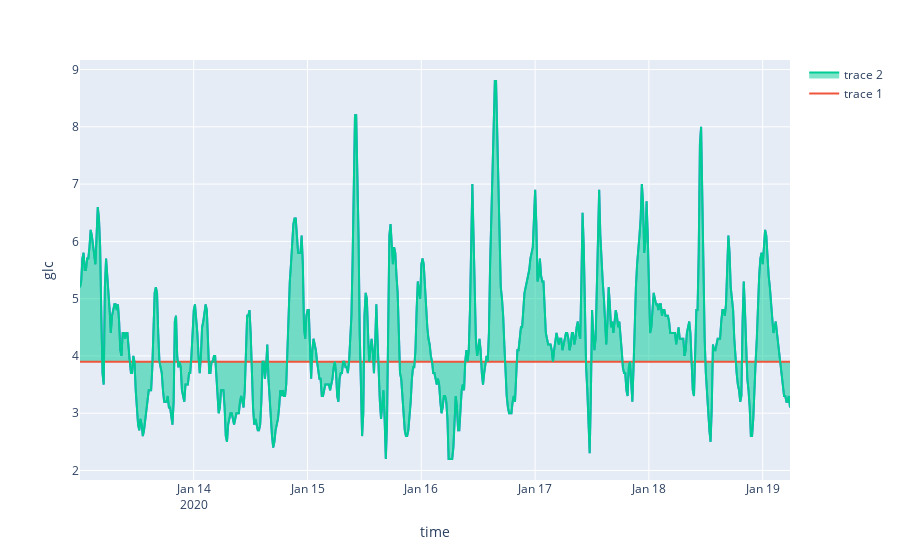

Notebook cell for this chart:
### Code cell
fig = px.line(df, x='time', y='glc')



#fig.add_trace(go.Scatter(x=df.time, y=[10]*df.shape[0],mode='lines',fill=None))
fig.add_trace(go.Scatter(x=df.time, y=[3.9]*df.shape[0],mode='lines'))
fig.add_trace(go.Scatter(x=df.time, y=df.glc, mode='lines',fill='tonexty'))

### Figure 1 — Plotly figure (JSON) as saved in the notebook; plotly's stock layout.template omitted (floating-point values rounded to 4 significant figures; data arrays with more than 128 entries replaced by an {"elided": "..."} marker saying what was removed)
{"data": [{"hovertemplate": "time=%{x}<br>glc=%{y}<extra></extra>", "legendgroup": "", "line": {"color": "#636efa", "dash": "solid"}, "marker": {"symbol": "circle"}, "mode": "lines", "name": "", "orientation": "v", "showlegend": false, "type": "scatter", "x": {"elided": "600 str values"}, "xaxis": "x", "y": {"elided": "600 float values"}, "yaxis": "y"}, {"mode": "lines", "type": "scatter", "x": {"elided": "600 str values"}, "y": {"elided": "600 float values"}}, {"fill": "tonexty", "mode": "lines", "type": "scatter", "x": {"elided": "600 str values"}, "y": {"elided": "600 float values"}}], "layout": {"legend": {"tracegroupgap": 0}, "margin": {"t": 60}, "xaxis": {"anchor": "y", "domain": [0, 1], "title": {"text": "time"}}, "yaxis": {"anchor": "x", "domain": [0, 1], "title": {"text": "glc"}}}}
